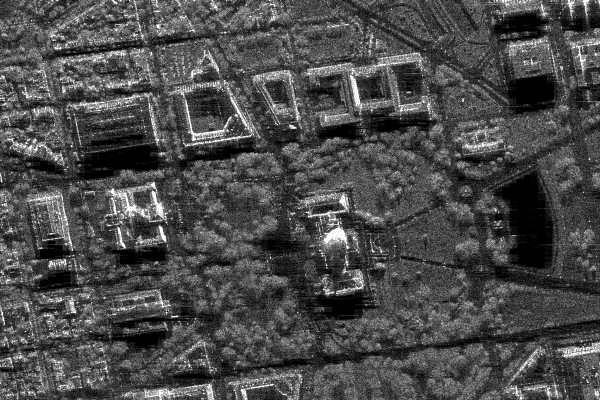
#> input picture lab1/sar_1_gray.jpg, 600 x 400 px
$ jupyter execute main.ipynb
#> lines starting #> are read from the running program, lines starting #| are printed output that depends on the picture
Лабораторная работа №1.

[cell 1]
# Подгружаю библиотеки для работы с изображениями
import numpy as np
import cv2
import matplotlib.pyplot as plt
from skimage.metrics import structural_similarity, mean_squared_error

Шаг первый. Загрузка изображения в оттенках серого.

[cell 2]
image = cv2.imread('sar_1_gray.jpg')
#> image is the input picture: shape (400, 600, 3); min 0, max 255, mean 74.9
image = cv2.cvtColor(image, cv2.COLOR_BGR2GRAY)
#> image: shape (400, 600)

plt.imshow(image, cmap='gray')
plt.title('1. Исходнник')
plt.show()

Шаг второй. Построить гистограмму полученного изображения.

[cell 3]
b = image[:,0]
#> b = 400 values, max 255 at index 98, min 5 at index 142, mean 86.98
histSize = 256
histRange = (0, 256)
b_hist = cv2.calcHist([b], [0], None, [histSize], histRange, False)
#> b_hist = 256 values, max 9 at index 71, min 0 at index 0, mean 1.56

plt.plot(b_hist)
plt.title('2. Гистограмма')
plt.show()
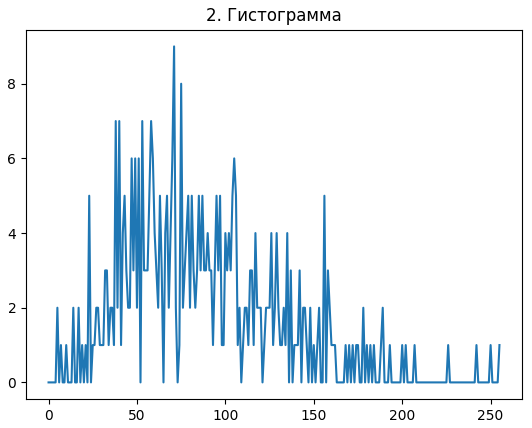
#> figure drawn by matplotlib, 1 panel; curve peaks at x = 71, y = 9

Шаг третий. Реализация алгоритма гамма коррекции с параметром гамма <1, >1. (В моём случае 0.1 и 3.0)

[cell 4]
gamma = 3.0
gamma2 = 0.1

normalized = image.astype(np.float32) / 255.0
gamma_corrected = np.power(normalized, gamma)
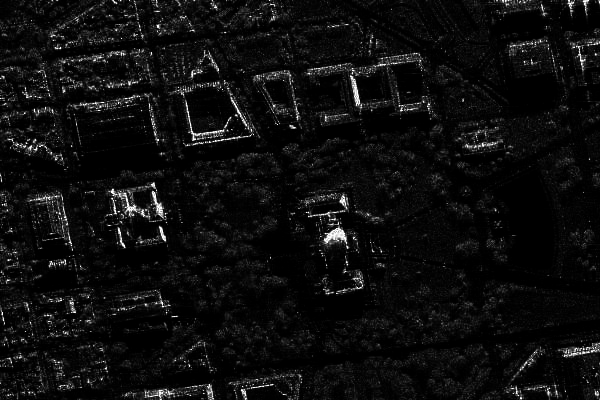
#> gamma_corrected: shape (400, 600) float32; min 0, max 1, mean 0.0558
image_gamma = np.uint8(gamma_corrected * 255)

normalized2 = image.astype(np.float32) / 255.0
gamma2_corrected = np.power(normalized2, gamma2)
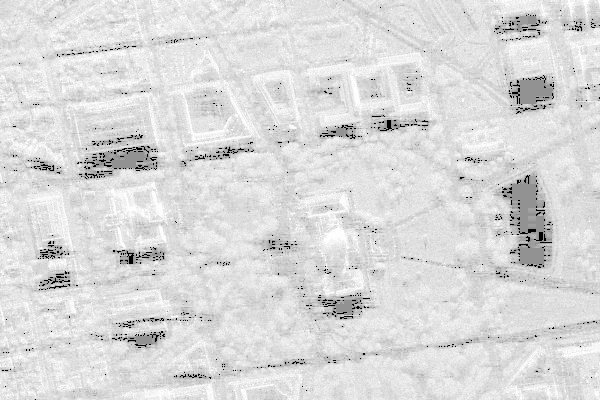
#> gamma2_corrected: shape (400, 600) float32; min 0, max 1, mean 0.858
image_gamma2 = np.uint8(gamma2_corrected * 255)

plt.figure(figsize=(15,6))
plt.title('3.')

plt.subplot(1,3,1)
plt.imshow(image, cmap='gray')
plt.title('Исходник')

plt.subplot(1,3,2)
plt.imshow(image_gamma, cmap='gray')
plt.title(f'Гамма = {gamma}')

plt.subplot(1,3,3)
plt.imshow(image_gamma2, cmap='gray')
plt.title(f'Гамма = {gamma2}')

plt.show()
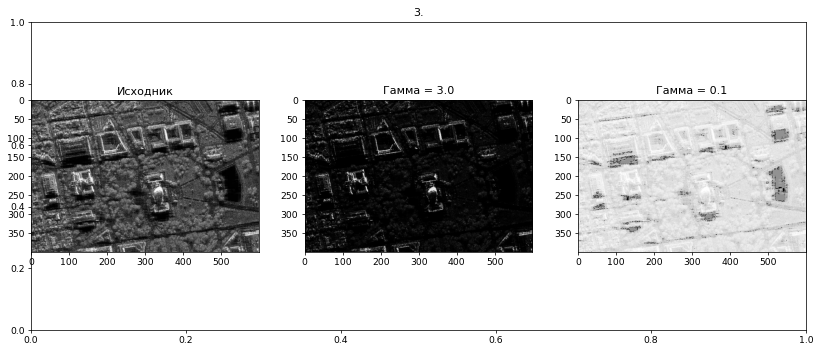
#> figure drawn by matplotlib, 3 panels

Шаг четвертый. Сравнить исходное изображение, скорректированное при помощи гамма-фильтра. вывести MSE, SSIM.

[cell 5]
(ssim, diff) = structural_similarity(image, image_gamma, full=True, channel_axis=-1)
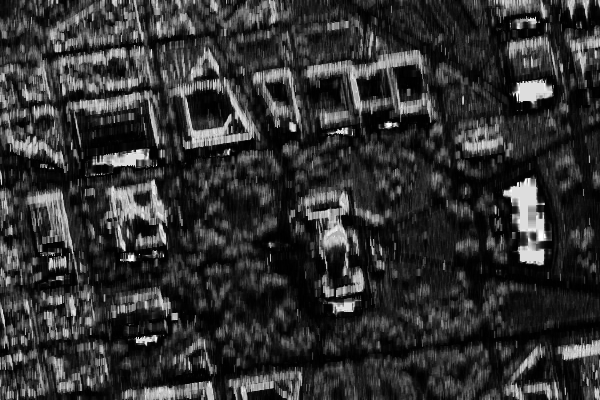
#> diff: shape (400, 600) float64; min 0.00148, max 1, mean 0.199
#> ssim = 0.198
mse = mean_squared_error(image, image_gamma)
#> mse = 4424

diff = (diff * 255).astype("uint8")

plt.imshow(diff)
plt.title(f'4. MSE = {mse}  SSIM = {format(ssim)}') # я решил, что удобнее будет видеть показатели не в терминале, а сразу рядом с картинкой
plt.show()

Шаг пятый. Реализовать алгоритм статистической цветокоррекции на основе статистики eq_gray.

[cell 6]
eq_gray = cv2.equalizeHist(image) # Получаем статистику
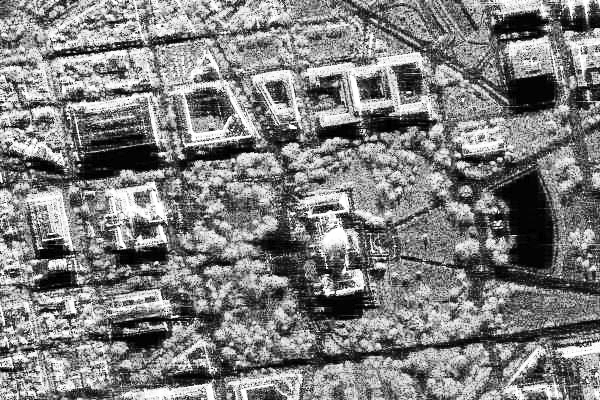
#> eq_gray: shape (400, 600); min 0, max 255, mean 127

mean_src, std_src = image.mean(), image.std()
#> mean_src = 74.94; std_src = 43.66
mean_ref, std_ref = eq_gray.mean(), eq_gray.std()
#> mean_ref = 127; std_ref = 74.27

gray_corrected = (image - mean_src) / (std_src + 1e-8) * std_ref + mean_ref
gray_corrected = np.clip(gray_corrected, 0, 255).astype(np.uint8)
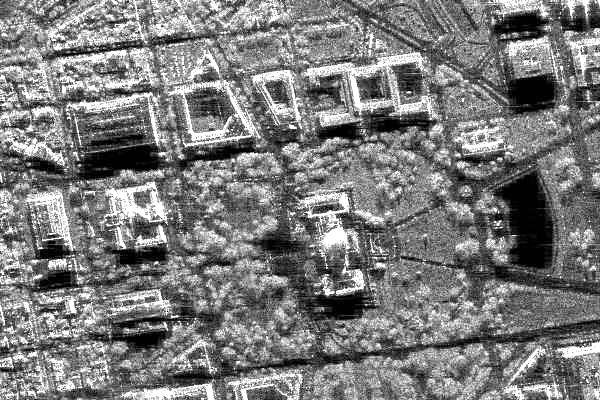
#> gray_corrected: shape (400, 600); min 0, max 255, mean 123.1

plt.figure(figsize=(15,6))
plt.title('5.')

plt.subplot(1,3,1)
plt.imshow(image, cmap="gray")
plt.title('Исходник (серый)')

plt.subplot(1,3,2)
plt.imshow(eq_gray, cmap="gray")
plt.title('Выведено из гистограммы')

plt.subplot(1,3,3)
plt.imshow(gray_corrected, cmap="gray")
plt.title('Откорректированный')


plt.show()

Шаг шестой. Протестировать работу алгоритмов пороговой фильтрации с различными параметрами. (В моём случае 50-200 с шагом 50)

[cell 7]
thresh_values = [50, 100, 150, 200]
methods = [
    ("Binary", cv2.THRESH_BINARY),
    ("BinaryInv", cv2.THRESH_BINARY_INV),
    ("Trunc", cv2.THRESH_TRUNC),
    ("ToZero", cv2.THRESH_TOZERO),
    ("ToZeroInv", cv2.THRESH_TOZERO_INV),
]

plt.figure(figsize=(12, 8))

i = 1
for t in thresh_values:
    for name, method in methods:
        _, thresh = cv2.threshold(image, t, 255, method)
        plt.subplot(len(thresh_values), len(methods), i)
        plt.imshow(thresh, cmap='gray')
        plt.title(f"{name}, T={t}")
        plt.axis("off")
        i += 1
#> after the loop, i = 21
plt.tight_layout()
plt.show()
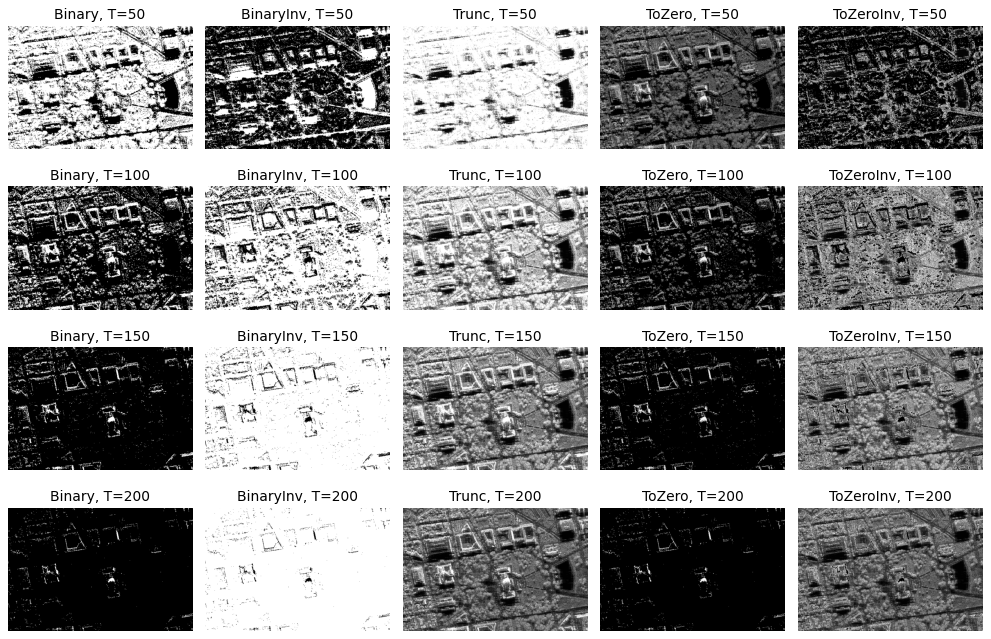
#> figure drawn by matplotlib, 20 panels
